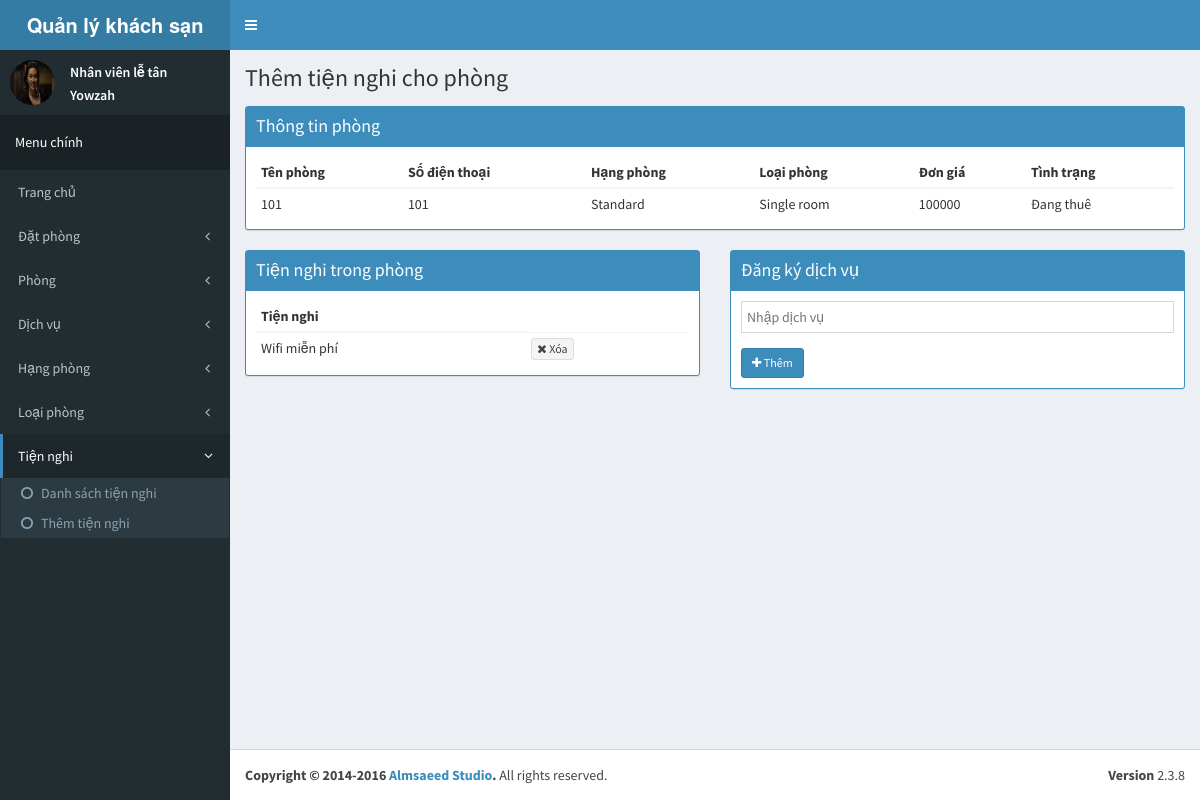
Screenshot of /admin/utility/detail/1 with the database file from the repository.
### tables this page shows
CREATE TABLE `room` (
  `room_id` int(11) NOT NULL AUTO_INCREMENT,
  `room` varchar(255) DEFAULT NULL,
  `tel` varchar(255) DEFAULT NULL,
  `rank_id` int(11) DEFAULT NULL,
  `type_id` int(11) DEFAULT NULL,
  `price` int(11) DEFAULT NULL,
  `state` bit(1) DEFAULT NULL,
  PRIMARY KEY (`room_id`),
  KEY `rank_id` (`rank_id`),
  KEY `type_id` (`type_id`),
  CONSTRAINT `room_ibfk_1` FOREIGN KEY (`rank_id`) REFERENCES `rank` (`rank_id`) ON DELETE CASCADE ON UPDATE CASCADE,
  CONSTRAINT `room_ibfk_2` FOREIGN KEY (`type_id`) REFERENCES `type` (`type_id`) ON DELETE CASCADE ON UPDATE CASCADE
);

CREATE TABLE `rank` (
  `rank_id` int(11) NOT NULL AUTO_INCREMENT,
  `rank` varchar(255) DEFAULT NULL,
  PRIMARY KEY (`rank_id`)
);

CREATE TABLE `type` (
  `type_id` int(11) NOT NULL AUTO_INCREMENT,
  `type` varchar(255) DEFAULT NULL,
  PRIMARY KEY (`type_id`)
);

CREATE TABLE `roomutility` (
  `roomutility_id` int(11) NOT NULL AUTO_INCREMENT,
  `room_id` int(11) DEFAULT NULL,
  `utility_id` int(11) DEFAULT NULL,
  PRIMARY KEY (`roomutility_id`),
  KEY `room_id` (`room_id`),
  KEY `utility_id` (`utility_id`),
  CONSTRAINT `roomutility_ibfk_1` FOREIGN KEY (`room_id`) REFERENCES `room` (`room_id`) ON DELETE CASCADE ON UPDATE CASCADE,
  CONSTRAINT `roomutility_ibfk_2` FOREIGN KEY (`utility_id`) REFERENCES `utility` (`utility_id`) ON DELETE CASCADE ON UPDATE CASCADE
);

CREATE TABLE `utility` (
  `utility_id` int(11) NOT NULL AUTO_INCREMENT,
  `utility` varchar(255) DEFAULT NULL,
  PRIMARY KEY (`utility_id`)
);

### application/core/MY_Controller.php (called while the page is built, shortened)
<?php defined('BASEPATH') OR exit('No direct script access allowed');
class MY_Controller extends CI_Controller
{
    protected $data = array();
    function __construct()
    {
        $this->data['page_title'] = 'CI_App';
        $this->data['before_head'] = '';
        $this->data['before_body'] = '';
    }
    protected function render($the_view = NULL, $template = 'master')
    {
        if ($template == 'json' || $this->input->is_ajax_request()) {
            header('Content-Type: application/json');
            echo json_encode($this->data);
        } else {
            $this->data['the_view_content'] = (is_null($the_view)) ? '' : $this->load->view($the_view, $this->data, TRUE);;
            $this->load->view('templates/' . $template . '_view', $this->data);
        }
    }
}
class Admin_Controller extends MY_Controller
{
    protected function render($the_view = NULL, $template = 'admin_master')
    {
        parent::render($the_view, $template);
    }
}

### index.php (called while the page is built, shortened)
<?php
require_once BASEPATH.'core/CodeIgniter.php';

### application/models/admin/Model_room.php (called while the page is built, shortened)
<?php defined('BASEPATH') OR exit('No direct script access allowed');
class Model_room extends CI_Model
{
    public function get_room($id = 0)
    {
        return $this->db->select('room_id, room, tel, rank, type, price, state')
            ->from('room')
            ->join('rank', 'room.rank_id = rank.rank_id')
            ->join('type', 'room.type_id = type.type_id')
            ->where('room_id', (int)$id)
            ->get()->row_array();
    }
}

### application/models/admin/Model_utility.php (called while the page is built, shortened)
<?php defined('BASEPATH') OR exit('No direct script access allowed');
class Model_utility extends CI_Model
{
    public function get_list_room_utility($room_id){
        return $this->db->select('roomutility_id, utility, utility.utility_id')
            ->from('roomutility')
            ->join('utility', 'utility.utility_id = roomutility.utility_id')
            ->where('room_id', $room_id)
            ->get()->result_array();
    }
}

### application/views/admin/utility/detail_view.php (the view, shortened to what this page needs)
<div class="row">
    <div class="col-md-12">
        <div class="box box-primary box-solid">
            <div class="box-header">
                <h3 class="box-title">Thông tin phòng</h3>
            </div>
            <div class="box-body">
                <table class="table table-condensed">
                    <thead>
                    <tr>
                        <th>Tên phòng</th>
                        <th>Số điện thoại</th>
                        <th>Hạng phòng</th>
                        <th>Loại phòng</th>
                        <th>Đơn giá</th>
                        <th>Tình trạng</th>
                    </tr>
                    </thead>
                    <tbody>
                    <tr>
                        <td><?php echo $room['room'];?></td>
                        <td><?php echo $room['tel'];?></td>
                        <td><?php echo $room['rank'];?></td>
                        <td><?php echo $room['type'];?></td>
                        <td><?php echo $room['price'];?></td>
                        <td><?php echo ($room['state']==0)?'Còn trống':'Đang thuê';?></td>
                    </tr>
                    </tbody>
                </table>
            </div>
        </div>
    </div>
</div>
<div class="row">
    <div class="col-md-6">
        <div class="box box-primary box-solid">
            <div class="box-header">
                <h3 class="box-title">Tiện nghi trong phòng</h3>
            </div>
            <div class="box-body">
                <table class="table table-condensed">
                    <thead>
                    <tr>
                        <th>Tiện nghi</th>
                    </tr>
                    </thead>
                    <tbody>
                    <?php
                    if (isset($list_utility) && count($list_utility)){
                        foreach ($list_utility as $key => $val){
                            ?>
                            <tr>
                                <td><?php echo htmlspecialchars($val['utility']); ?></td>
                                <td><a href="<?php echo base_url(); ?>admin/utility/del_utility/<?php echo $val['roomutility_id']; ?>"><button type="button" class="btn btn-default btn-xs del-btn"><i class="fa fa-times"></i> Xóa</button></a></td>
                            </tr>
                            <?php
                        }
                    }
                    else{
                        echo '<tr><td colspan="2">Không có dữ liệu</td></tr>';
                    }
                    ?>
                    </tbody>
                </table>
            </div>
        </div>
    </div>
    <div class="col-md-6">
        <div class="box box-primary box-solid">
            <div class="box-header">
                <h3 class="box-title">Đăng ký dịch vụ</h3>
            </div>
            <div class="box-body">
                <?php
                $att = array('role' => 'form');
                echo form_open('', $att);
                ?>
                <div class="form-group">
                </div>
                <button type="submit" class="btn btn-primary btn-sm" name="add_utility" value="add_utility"><i class="fa fa-plus"></i> Thêm</button>
            </div>
        </div>
    </div>
</div>

### rows the page displays
room: room "101", tel "101", rank.rank "Standard", type.type "Single room", price "100000"
roomutility: utility.utility "Wifi miễn phí"

### other values shown
$content_header "Thêm tiện nghi cho phòng"
